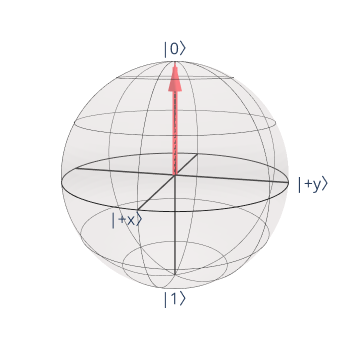

Here is the notebook cell this chart was saved with:
### Code cell
bloch_sphere(qft_plus_one.statevector())
